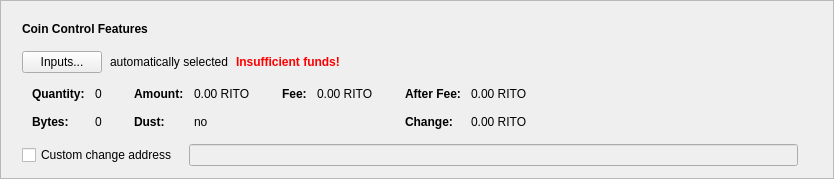
      <widget class="QFrame" name="frameCoinControl">
       <property name="sizePolicy">
        <sizepolicy hsizetype="Expanding" vsizetype="Fixed">
         <horstretch>0</horstretch>
         <verstretch>0</verstretch>
        </sizepolicy>
       </property>
       <property name="frameShape">
        <enum>QFrame::StyledPanel</enum>
       </property>
       <property name="frameShadow">
        <enum>QFrame::Raised</enum>
       </property>
       <layout class="QVBoxLayout" name="verticalLayout_2">
        <item>
         <layout class="QVBoxLayout" name="verticalLayoutCoinControl" stretch="0,0,0,0,0">
          <property name="spacing">
           <number>0</number>
          </property>
          <property name="sizeConstraint">
           <enum>QLayout::SetDefaultConstraint</enum>
          </property>
          <property name="leftMargin">
           <number>10</number>
          </property>
          <property name="topMargin">
           <number>10</number>
          </property>
          <item>
           <layout class="QHBoxLayout" name="horizontalLayoutCoinControl1">
            <property name="bottomMargin">
             <number>15</number>
            </property>
            <item>
             <widget class="QLabel" name="labelCoinControlFeatures">
              <property name="sizePolicy">
               <sizepolicy hsizetype="Preferred" vsizetype="Maximum">
                <horstretch>0</horstretch>
                <verstretch>0</verstretch>
               </sizepolicy>
              </property>
              <property name="font">
               <font>
                <weight>75</weight>
                <bold>true</bold>
               </font>
              </property>
              <property name="styleSheet">
               <string notr="true">font-weight:bold;</string>
              </property>
              <property name="text">
               <string>Coin Control Features</string>
              </property>
             </widget>
            </item>
           </layout>
          </item>
          <item>
           <layout class="QHBoxLayout" name="horizontalLayoutCoinControl2" stretch="0,0,0,0">
            <property name="spacing">
             <number>8</number>
            </property>
            <property name="bottomMargin">
             <number>10</number>
            </property>
            <item>
             <widget class="QPushButton" name="pushButtonCoinControl">
              <property name="styleSheet">
               <string notr="true"/>
              </property>
              <property name="text">
               <string>Inputs...</string>
              </property>
              <property name="autoDefault">
               <bool>false</bool>
              </property>
             </widget>
            </item>
            <item>
             <widget class="QLabel" name="labelCoinControlAutomaticallySelected">
              <property name="text">
               <string>automatically selected</string>
              </property>
              <property name="margin">
               <number>5</number>
              </property>
             </widget>
            </item>
            <item>
             <widget class="QLabel" name="labelCoinControlInsuffFunds">
              <property name="font">
               <font>
                <weight>75</weight>
                <bold>true</bold>
               </font>
              </property>
              <property name="styleSheet">
               <string notr="true">color:red;font-weight:bold;</string>
              </property>
              <property name="text">
               <string>Insufficient funds!</string>
              </property>
              <property name="margin">
               <number>5</number>
              </property>
             </widget>
            </item>
            <item>
             <spacer name="horizontalSpacerCoinControl">
              <property name="orientation">
               <enum>Qt::Horizontal</enum>
              </property>
              <property name="sizeHint" stdset="0">
               <size>
                <width>40</width>
                <height>1</height>
               </size>
              </property>
             </spacer>
            </item>
           </layout>
          </item>
          <item>
           <widget class="QWidget" name="widgetCoinControl" native="true">
            <property name="sizePolicy">
             <sizepolicy hsizetype="Preferred" vsizetype="Preferred">
              <horstretch>0</horstretch>
              <verstretch>0</verstretch>
             </sizepolicy>
            </property>
            <property name="minimumSize">
             <size>
              <width>0</width>
              <height>0</height>
             </size>
            </property>
            <property name="styleSheet">
             <string notr="true"/>
            </property>
            <layout class="QHBoxLayout" name="horizontalLayoutCoinControl5">
             <property name="leftMargin">
              <number>0</number>
             </property>
             <property name="topMargin">
              <number>0</number>
             </property>
             <property name="rightMargin">
              <number>0</number>
             </property>
             <property name="bottomMargin">
              <number>0</number>
             </property>
             <item>
              <layout class="QHBoxLayout" name="horizontalLayoutCoinControl3" stretch="0,0,0,1">
               <property name="spacing">
                <number>20</number>
               </property>
               <property name="topMargin">
                <number>0</number>
               </property>
               <property name="bottomMargin">
                <number>10</number>
               </property>
               <item>
                <layout class="QFormLayout" name="formLayoutCoinControl1">
                 <property name="horizontalSpacing">
                  <number>10</number>
                 </property>
                 <property name="verticalSpacing">
                  <number>14</number>
                 </property>
                 <property name="leftMargin">
                  <number>10</number>
                 </property>
                 <property name="topMargin">
                  <number>4</number>
                 </property>
                 <property name="rightMargin">
                  <number>6</number>
                 </property>
                 <item row="0" column="0">
                  <widget class="QLabel" name="labelCoinControlQuantityText">
                   <property name="font">
                    <font>
                     <weight>75</weight>
                     <bold>true</bold>
                    </font>
                   </property>
                   <property name="text">
                    <string>Quantity:</string>
                   </property>
                   <property name="margin">
                    <number>0</number>
                   </property>
                  </widget>
                 </item>
                 <item row="0" column="1">
                  <widget class="QLabel" name="labelCoinControlQuantity">
                   <property name="cursor">
                    <cursorShape>IBeamCursor</cursorShape>
                   </property>
                   <property name="contextMenuPolicy">
                    <enum>Qt::ActionsContextMenu</enum>
                   </property>
                   <property name="text">
                    <string notr="true">0</string>
                   </property>
                   <property name="margin">
                    <number>0</number>
                   </property>
                   <property name="textInteractionFlags">
                    <set>Qt::LinksAccessibleByMouse|Qt::TextSelectableByKeyboard|Qt::TextSelectableByMouse</set>
                   </property>
                  </widget>
                 </item>
                 <item row="1" column="0">
                  <widget class="QLabel" name="labelCoinControlBytesText">
                   <property name="font">
                    <font>
                     <weight>75</weight>
                     <bold>true</bold>
                    </font>
                   </property>
                   <property name="text">
                    <string>Bytes:</string>
                   </property>
                  </widget>
                 </item>
                 <item row="1" column="1">
                  <widget class="QLabel" name="labelCoinControlBytes">
                   <property name="cursor">
                    <cursorShape>IBeamCursor</cursorShape>
                   </property>
                   <property name="contextMenuPolicy">
                    <enum>Qt::ActionsContextMenu</enum>
                   </property>
                   <property name="text">
                    <string notr="true">0</string>
                   </property>
                   <property name="textInteractionFlags">
                    <set>Qt::LinksAccessibleByMouse|Qt::TextSelectableByKeyboard|Qt::TextSelectableByMouse</set>
                   </property>
                  </widget>
                 </item>
                </layout>
               </item>
               <item>
                <layout class="QFormLayout" name="formLayoutCoinControl2">
                 <property name="horizontalSpacing">
                  <number>10</number>
                 </property>
                 <property name="verticalSpacing">
                  <number>14</number>
                 </property>
                 <property name="leftMargin">
                  <number>6</number>
                 </property>
                 <property name="topMargin">
                  <number>4</number>
                 </property>
                 <property name="rightMargin">
                  <number>6</number>
                 </property>
                 <item row="0" column="0">
                  <widget class="QLabel" name="labelCoinControlAmountText">
                   <property name="font">
                    <font>
                     <weight>75</weight>
                     <bold>true</bold>
                    </font>
                   </property>
                   <property name="text">
                    <string>Amount:</string>
                   </property>
                   <property name="margin">
                    <number>0</number>
                   </property>
                  </widget>
                 </item>
                 <item row="0" column="1">
                  <widget class="QLabel" name="labelCoinControlAmount">
                   <property name="cursor">
                    <cursorShape>IBeamCursor</cursorShape>
                   </property>
                   <property name="contextMenuPolicy">
                    <enum>Qt::ActionsContextMenu</enum>
                   </property>
                   <property name="text">
                    <string notr="true">0.00 RITO</string>
                   </property>
                   <property name="textInteractionFlags">
                    <set>Qt::LinksAccessibleByMouse|Qt::TextSelectableByKeyboard|Qt::TextSelectableByMouse</set>
                   </property>
                  </widget>
                 </item>
                 <item row="1" column="0">
                  <widget class="QLabel" name="labelCoinControlLowOutputText">
                   <property name="font">
                    <font>
                     <weight>75</weight>
                     <bold>true</bold>
                    </font>
                   </property>
                   <property name="text">
                    <string>Dust:</string>
                   </property>
                  </widget>
                 </item>
                 <item row="1" column="1">
                  <widget class="QLabel" name="labelCoinControlLowOutput">
                   <property name="cursor">
                    <cursorShape>IBeamCursor</cursorShape>
                   </property>
                   <property name="contextMenuPolicy">
                    <enum>Qt::ActionsContextMenu</enum>
                   </property>
                   <property name="text">
                    <string notr="true">no</string>
                   </property>
                   <property name="textInteractionFlags">
                    <set>Qt::LinksAccessibleByMouse|Qt::TextSelectableByKeyboard|Qt::TextSelectableByMouse</set>
                   </property>
                  </widget>
                 </item>
                </layout>
               </item>
               <item>
                <layout class="QFormLayout" name="formLayoutCoinControl3">
                 <property name="horizontalSpacing">
                  <number>10</number>
                 </property>
                 <property name="verticalSpacing">
                  <number>14</number>
                 </property>
                 <property name="leftMargin">
                  <number>6</number>
                 </property>
                 <property name="topMargin">
                  <number>4</number>
                 </property>
                 <property name="rightMargin">
                  <number>6</number>
                 </property>
                 <item row="0" column="0">
                  <widget class="QLabel" name="labelCoinControlFeeText">
                   <property name="font">
                    <font>
                     <weight>75</weight>
                     <bold>true</bold>
                    </font>
                   </property>
                   <property name="text">
                    <string>Fee:</string>
                   </property>
                   <property name="margin">
                    <number>0</number>
                   </property>
                  </widget>
                 </item>
                 <item row="0" column="1">
                  <widget class="QLabel" name="labelCoinControlFee">
                   <property name="cursor">
                    <cursorShape>IBeamCursor</cursorShape>
                   </property>
                   <property name="contextMenuPolicy">
                    <enum>Qt::ActionsContextMenu</enum>
                   </property>
                   <property name="text">
                    <string notr="true">0.00 RITO</string>
                   </property>
                   <property name="textInteractionFlags">
                    <set>Qt::LinksAccessibleByMouse|Qt::TextSelectableByKeyboard|Qt::TextSelectableByMouse</set>
                   </property>
                  </widget>
                 </item>
                </layout>
               </item>
               <item>
                <layout class="QFormLayout" name="formLayoutCoinControl4">
                 <property name="horizontalSpacing">
                  <number>10</number>
                 </property>
                 <property name="verticalSpacing">
                  <number>14</number>
                 </property>
                 <property name="leftMargin">
                  <number>6</number>
                 </property>
                 <property name="topMargin">
                  <number>4</number>
                 </property>
                 <property name="rightMargin">
                  <number>6</number>
                 </property>
                 <item row="0" column="0">
                  <widget class="QLabel" name="labelCoinControlAfterFeeText">
                   <property name="font">
                    <font>
                     <weight>75</weight>
                     <bold>true</bold>
                    </font>
                   </property>
                   <property name="text">
                    <string>After Fee:</string>
                   </property>
                   <property name="margin">
                    <number>0</number>
                   </property>
                  </widget>
                 </item>
                 <item row="0" column="1">
                  <widget class="QLabel" name="labelCoinControlAfterFee">
                   <property name="cursor">
                    <cursorShape>IBeamCursor</cursorShape>
                   </property>
                   <property name="contextMenuPolicy">
                    <enum>Qt::ActionsContextMenu</enum>
                   </property>
                   <property name="text">
                    <string notr="true">0.00 RITO</string>
                   </property>
                   <property name="textInteractionFlags">
                    <set>Qt::LinksAccessibleByMouse|Qt::TextSelectableByKeyboard|Qt::TextSelectableByMouse</set>
                   </property>
                  </widget>
                 </item>
                 <item row="1" column="0">
                  <widget class="QLabel" name="labelCoinControlChangeText">
                   <property name="font">
                    <font>
                     <weight>75</weight>
                     <bold>true</bold>
                    </font>
                   </property>
                   <property name="text">
                    <string>Change:</string>
                   </property>
                  </widget>
                 </item>
                 <item row="1" column="1">
                  <widget class="QLabel" name="labelCoinControlChange">
                   <property name="cursor">
                    <cursorShape>IBeamCursor</cursorShape>
                   </property>
                   <property name="contextMenuPolicy">
                    <enum>Qt::ActionsContextMenu</enum>
                   </property>
                   <property name="text">
                    <string notr="true">0.00 RITO</string>
                   </property>
                   <property name="textInteractionFlags">
                    <set>Qt::LinksAccessibleByMouse|Qt::TextSelectableByKeyboard|Qt::TextSelectableByMouse</set>
                   </property>
                  </widget>
                 </item>
                </layout>
               </item>
              </layout>
             </item>
            </layout>
           </widget>
          </item>
          <item>
           <layout class="QHBoxLayout" name="horizontalLayoutCoinControl4" stretch="0,0,0">
            <property name="spacing">
             <number>12</number>
            </property>
            <property name="sizeConstraint">
             <enum>QLayout::SetDefaultConstraint</enum>
            </property>
            <property name="topMargin">
             <number>5</number>
            </property>
            <property name="rightMargin">
             <number>5</number>
            </property>
            <item>
             <widget class="QCheckBox" name="checkBoxCoinControlChange">
              <property name="toolTip">
               <string>If this is activated, but the change address is empty or invalid, change will be sent to a newly generated address.</string>
              </property>
              <property name="text">
               <string>Custom change address</string>
              </property>
             </widget>
            </item>
            <item>
             <widget class="QValidatedLineEdit" name="lineEditCoinControlChange">
              <property name="enabled">
               <bool>false</bool>
              </property>
              <property name="sizePolicy">
               <sizepolicy hsizetype="Expanding" vsizetype="Fixed">
                <horstretch>0</horstretch>
                <verstretch>0</verstretch>
               </sizepolicy>
              </property>
             </widget>
            </item>
            <item>
             <widget class="QLabel" name="labelCoinControlChangeLabel">
              <property name="sizePolicy">
               <sizepolicy hsizetype="Preferred" vsizetype="Expanding">
                <horstretch>0</horstretch>
                <verstretch>0</verstretch>
               </sizepolicy>
              </property>
              <property name="minimumSize">
               <size>
                <width>0</width>
                <height>0</height>
               </size>
              </property>
              <property name="text">
               <string/>
              </property>
              <property name="margin">
               <number>3</number>
              </property>
             </widget>
            </item>
           </layout>
          </item>
          <item>
           <spacer name="verticalSpacerCoinControl">
            <property name="orientation">
             <enum>Qt::Vertical</enum>
            </property>
            <property name="sizeType">
             <enum>QSizePolicy::Expanding</enum>
            </property>
            <property name="sizeHint" stdset="0">
             <size>
              <width>800</width>
              <height>1</height>
             </size>
            </property>
           </spacer>
          </item>
         </layout>
        </item>
       </layout>
      </widget>
